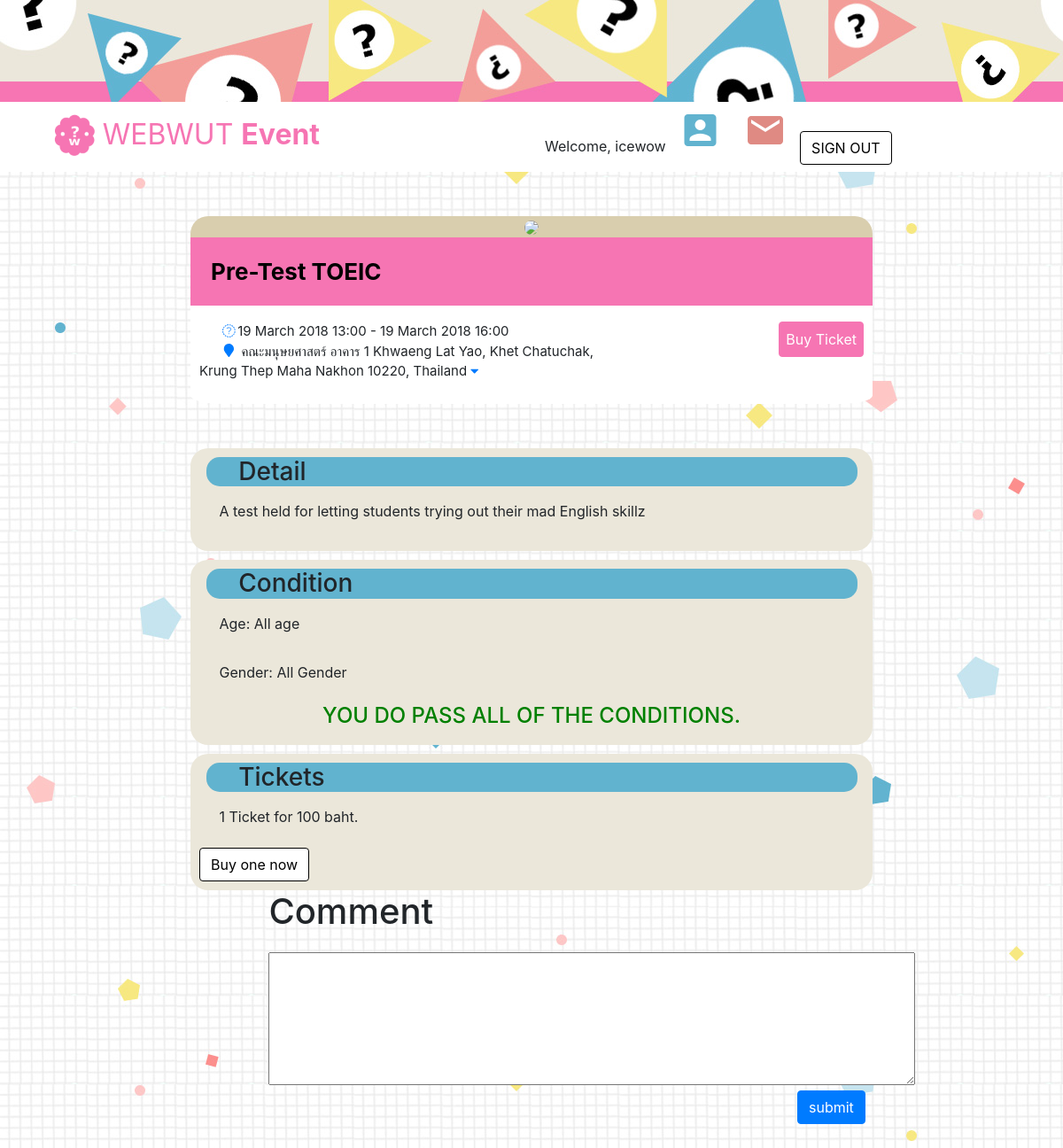
Page /event.php?id=2 (signed in) on the committed database.
### tables this page shows
CREATE TABLE `event` (
  `eventID` int(11) NOT NULL,
  `orgID` int(11) NOT NULL,
  `eventCreate` timestamp NOT NULL DEFAULT CURRENT_TIMESTAMP,
  `registrableDate` datetime NOT NULL,
  `eventStart` datetime NOT NULL,
  `eventEnd` datetime NOT NULL,
  `eventName` varchar(255) NOT NULL,
  `eventDetail` varchar(512) NOT NULL,
  `age` int(11) NOT NULL,
  `gender` varchar(6) NOT NULL,
  `price` int(11) NOT NULL,
  `capacity` int(11) NOT NULL,
  `indoorName` varchar(255) NOT NULL,
  `location` varchar(255) NOT NULL,
  `type` varchar(10) NOT NULL
);

### event.php (the view, shortened to what this page needs)
<!DOCTYPE html>
<html lang="en">
<head>
    <link rel="stylesheet" href="css/event.css">
    <link rel="stylesheet" href="css/comments.css">
</head>
<body>
    <?php
    include 'header.php';
    include 'services/connectDB.php';
    if (isset($conn)) {
        $eventID = $_GET['id'];
        $sql = "SELECT * FROM event WHERE eventID=?";
        $stmt = $conn->prepare($sql);
        $stmt->execute([$eventID]);
        $result = $stmt->fetch(PDO::FETCH_OBJ);
        if ($result !== FALSE) {
            $event = $result;
        } else {
            header('location:oops.php');
        }
        $event->eventStart = date("j F Y G:i", strtotime($event->eventStart));
        $event->eventEnd = date("j F Y G:i", strtotime($event->eventEnd));
        $sql = "SELECT image FROM event_image WHERE eventID=?";
        $stmt = $conn->prepare($sql);
        $stmt->execute([$_GET['id']]);
        $result = $stmt->fetchAll(PDO::FETCH_OBJ);
        $event->images = array();
        if ($result !== FALSE) {
            foreach ($result as $value) {
                $event->images[] = $value->image;
            }
        }
        $PASS_CONDITION = TRUE;
        $sql = 'SELECT * FROM event_attendant WHERE aID='.$_SESSION['ID'].' AND eventID='.$_GET['id'];
        $stmt = $conn->prepare($sql);
        $stmt->execute();
        $attended = $stmt->fetch(PDO::FETCH_OBJ);
        $ISATTENDED = FALSE;
    }
    ?>
    <div class="container" id="main-content">
        <div class="col-12 padding-top" id="event">
            <div class="event-cover">
                <img class="img-responsive top-radius" style="height: 250px;" src="assets/events/<?php echo $event->images[0]; ?>">
            </div>
            <div class="content-box no-border-bottom">
                <h1 id="event-title">
                    <?php echo $event->eventName; ?>
                </h1>
                <div class="row" id="event-sub">
                    <div id="event-info" class="col-xs-12 col-sm-8">
                        <div id="event-time">
                            <i class="fa fa-clock-o fa-fw text-primary"></i><?php echo $event->eventStart." - ".$event->eventEnd; ?>
                        </div>
                        <div id="event-location">
                            <toggle id="event-map-toggle" data-toggle="collapse" href="#event-map">
                                <i class="fa fa-map-marker fa-fw text-primary"></i>
                                <?php echo $event->location; ?>
                                <i class="fa fa-caret-down text-primary"></i>
                            </toggle>
                        </div>
                    </div>
                    <div class="col-xs-12 col-sm-4 text-right text-xs-center action-button">
                        <?php
                        if (!$ISATTENDED) {
                            echo '<a class="btn btn-secondary '.($PASS_CONDITION ? '' : 'disabled').'" id="top-buy-tickets-btn" data-scroll="true" href="#event-ticket">'.($event->price <= 0 ? "Get Tickets" : "Buy Ticket").'</a>';
                        } else {
                            if ($attended->flag != 1) {
                                echo '<a class="btn btn-secondary disabled">รอการยืนยัน</a>';
                            } else {
                                echo '<a class="btn btn-success disabled">เข้าร่วมแล้ว</a>';
                            }
                        }
                        ?>
                    </div>
                </div>
            </div>
            <div id="event-detail" class="margin-top">
                <h3>Detail</h3>
                <p><?php echo $event->eventDetail ?></p>
            </div>
            <div id="event-condition" >
                <h3>Condition</h3>
                <p>Age: <?php echo $event->age==-1? "All age" : $event->age." above" ?></p>
                <p>Gender: <?php echo $event->gender=="all"? "All Gender" : "Only ".$event->gender ?></p>
                <h4 style="color: <?php echo $PASS_CONDITION ? 'green' : 'red' ?>"><?php echo $PASS_CONDITION ? "YOU DO PASS ALL OF THE CONDITIONS." : "YOU DO NOT PASS ALL OF THE CONDITIONS." ?></h4>
            </div>
            <?php
            if (!$ISATTENDED) {
                echo $PASS_CONDITION ?
                '<div id="event-ticket" >
                    <h3>Tickets</h3>
                    <p>1 Ticket for '.($event->price==0? "Free" : $event->price." baht.").'</p>
                    <a class="btn btn-outline-primary" data-toggle="modal" data-target="#mymodal">'.($event->price==0? "Get" : "Buy").' one now</a>
                </div>':"";
            }
            ?>
        </div>
        <div id="comments">
            <?php include 'services/comments.php'; ?>
        </div>
    </div>
</body>
</html>

### css/event.css (style rules this page uses)
.container { padding: 0; }
#event-title { font-size: 26px; }
#event-info { font-size: 15px; }
.padding-top { padding-top: 50px; }
#event { max-width: 800px; margin: 0 auto; }
.top-radius { border-radius: 20px; }
#main-content { padding-bottom: 50px; }
#event-map-toggle { padding: 0 5%; cursor: pointer; }
.content-box { background-color:white; padding: 0 0 2% 0; border-radius: 5%; }
#event-title { background-color:#f675b3; padding: 2%; color: Black; font-weight:bolder; border: 5px; }
#event-title { background-color:#f675b3; padding: 3%; color: Black; }
#event-time { padding: 0 5%; }
#top-buy-tickets-btn { padding: 3%; background-color: #f675b3; border-color: #f675b3; }
#event-sub { padding: 10px; }
.event-cover { text-align: center; background-color: #d9ceae; border-top-left-radius: 20px; border-top-right-radius: 20px; }
.margin-top { margin-top: 50px; }
#event-detail { background-color: #ebe7da; padding: 10px; border-radius: 20px; }
#event-condition { background-color: #ebe7da; padding: 10px; margin-top: 10px; border-radius: 20px; }
#event-ticket { background-color:#ebe7da; padding: 10px; margin-top: 10px; border-radius: 20px; }
h3 { background-color: #61b3cf; margin: 6% 1%; border-radius: 15px; text-indent: 5%; }
h4 { text-align: center; }
p { padding: 1% 3%; }
.btn-outline-primary { background-color:white !important; border-color: black !important; color: black !important; }

### css/header.css (style rules this page uses)
body { background-image: url("../assets/image/background.jpg"); background-attachment: fixed; }

### rows in the picture
event: eventName "Pre-Test TOEIC", eventStart "19 March 2018 13:00", eventEnd "19 March 2018 16:00", location "คณะมนุษยศาสตร์ อาคาร 1 Khwaeng Lat Yao, Khet Chatuchak, Krung Thep Maha Nakhon 10220, Thailand", eventDetail "A test held for letting students trying out their mad English skillz", price "100"

### other values in the picture
$displayName "icewow"
